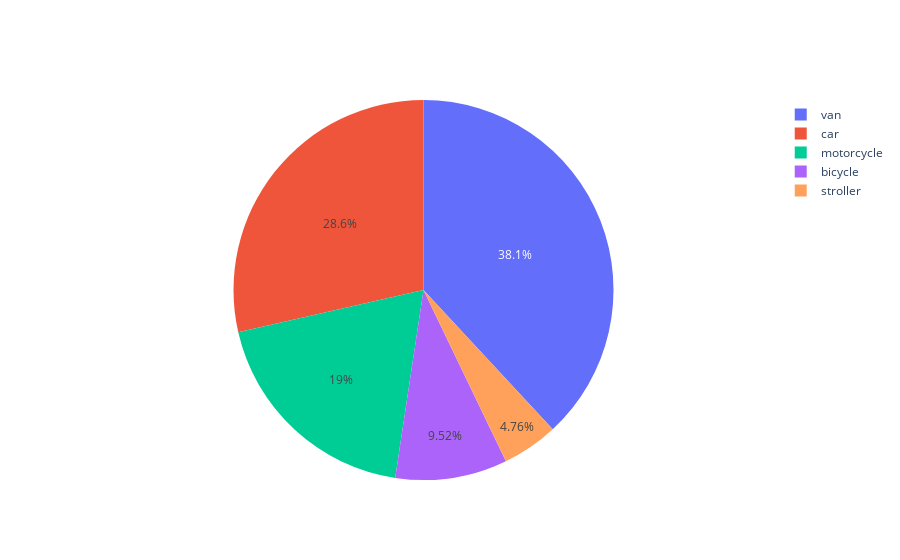

Source (notebook cell):
### Code cell
# Create pie charts
labels = ['bicycle', 'motorcycle', 'car', 'van', 'stroller']
values = [1, 2, 3, 4, 0.5]

trace = go.Pie(labels = labels, values = values)
data = [trace]
fig = go.Figure(data = data)
fig.show()

### Figure 1 — Plotly figure (JSON) as saved in the notebook; plotly's stock layout.template omitted (floating-point values rounded to 4 significant figures)
{"data": [{"labels": ["bicycle", "motorcycle", "car", "van", "stroller"], "type": "pie", "values": [1, 2, 3, 4, 0.5]}], "layout": {}}
